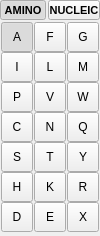
<?xml version="1.0" encoding="UTF-8"?>
<ui version="4.0">
 <class>MonomerToolWidget</class>
 <widget class="QWidget" name="MonomerToolWidget">
  <property name="geometry">
   <rect>
    <x>0</x>
    <y>0</y>
    <width>100</width>
    <height>236</height>
   </rect>
  </property>
  <property name="windowTitle">
   <string>Form</string>
  </property>
  <layout class="QVBoxLayout" name="verticalLayout">
   <property name="spacing">
    <number>2</number>
   </property>
   <property name="leftMargin">
    <number>0</number>
   </property>
   <property name="topMargin">
    <number>0</number>
   </property>
   <property name="rightMargin">
    <number>0</number>
   </property>
   <property name="bottomMargin">
    <number>0</number>
   </property>
   <item>
    <layout class="QHBoxLayout" name="horizontalLayout">
     <property name="spacing">
      <number>2</number>
     </property>
     <item>
      <widget class="QToolButton" name="amino_monomer_btn">
       <property name="sizePolicy">
        <sizepolicy hsizetype="Minimum" vsizetype="Fixed">
         <horstretch>0</horstretch>
         <verstretch>0</verstretch>
        </sizepolicy>
       </property>
       <property name="minimumSize">
        <size>
         <width>46</width>
         <height>0</height>
        </size>
       </property>
       <property name="font">
        <font>
         <pointsize>8</pointsize>
         <bold>true</bold>
        </font>
       </property>
       <property name="text">
        <string>AMINO</string>
       </property>
       <property name="checkable">
        <bool>true</bool>
       </property>
       <property name="checked">
        <bool>true</bool>
       </property>
       <attribute name="buttonGroup">
        <string notr="true">amino_or_nucleic_group</string>
       </attribute>
      </widget>
     </item>
     <item>
      <widget class="QToolButton" name="nucleic_monomer_btn">
       <property name="minimumSize">
        <size>
         <width>50</width>
         <height>0</height>
        </size>
       </property>
       <property name="font">
        <font>
         <pointsize>8</pointsize>
         <bold>true</bold>
        </font>
       </property>
       <property name="text">
        <string>NUCLEIC</string>
       </property>
       <property name="checkable">
        <bool>true</bool>
       </property>
       <attribute name="buttonGroup">
        <string notr="true">amino_or_nucleic_group</string>
       </attribute>
      </widget>
     </item>
    </layout>
   </item>
   <item>
    <widget class="QStackedWidget" name="amino_or_nucleic_stack">
     <property name="currentIndex">
      <number>1</number>
     </property>
     <widget class="QWidget" name="nucleic_page">
      <layout class="QGridLayout" name="gridLayout_2">
       <property name="leftMargin">
        <number>0</number>
       </property>
       <property name="topMargin">
        <number>0</number>
       </property>
       <property name="rightMargin">
        <number>0</number>
       </property>
       <property name="bottomMargin">
        <number>0</number>
       </property>
       <property name="spacing">
        <number>0</number>
       </property>
       <item row="0" column="0" colspan="4">
        <widget class="schrodinger::sketcher::ModularToolButton" name="na_rna_btn">
         <property name="minimumSize">
          <size>
           <width>96</width>
           <height>32</height>
          </size>
         </property>
         <property name="maximumSize">
          <size>
           <width>96</width>
           <height>32</height>
          </size>
         </property>
         <property name="text">
          <string/>
         </property>
         <property name="checkable">
          <bool>true</bool>
         </property>
         <property name="checked">
          <bool>true</bool>
         </property>
         <attribute name="buttonGroup">
          <string notr="true">nucleic_monomer_group</string>
         </attribute>
        </widget>
       </item>
       <item row="4" column="0">
        <widget class="QToolButton" name="na_g_btn">
         <property name="minimumSize">
          <size>
           <width>32</width>
           <height>30</height>
          </size>
         </property>
         <property name="maximumSize">
          <size>
           <width>32</width>
           <height>32</height>
          </size>
         </property>
         <property name="text">
          <string>G</string>
         </property>
         <property name="iconSize">
          <size>
           <width>30</width>
           <height>32</height>
          </size>
         </property>
         <property name="checkable">
          <bool>true</bool>
         </property>
         <attribute name="buttonGroup">
          <string notr="true">nucleic_monomer_group</string>
         </attribute>
        </widget>
       </item>
       <item row="4" column="1">
        <widget class="QToolButton" name="na_u_btn">
         <property name="minimumSize">
          <size>
           <width>32</width>
           <height>30</height>
          </size>
         </property>
         <property name="maximumSize">
          <size>
           <width>32</width>
           <height>32</height>
          </size>
         </property>
         <property name="text">
          <string>U</string>
         </property>
         <property name="iconSize">
          <size>
           <width>30</width>
           <height>32</height>
          </size>
         </property>
         <property name="checkable">
          <bool>true</bool>
         </property>
         <attribute name="buttonGroup">
          <string notr="true">nucleic_monomer_group</string>
         </attribute>
        </widget>
       </item>
       <item row="1" column="0" colspan="3">
        <widget class="schrodinger::sketcher::ModularToolButton" name="na_dna_btn">
         <property name="minimumSize">
          <size>
           <width>90</width>
           <height>32</height>
          </size>
         </property>
         <property name="maximumSize">
          <size>
           <width>96</width>
           <height>32</height>
          </size>
         </property>
         <property name="text">
          <string/>
         </property>
         <property name="iconSize">
          <size>
           <width>90</width>
           <height>32</height>
          </size>
         </property>
         <property name="checkable">
          <bool>true</bool>
         </property>
         <attribute name="buttonGroup">
          <string notr="true">nucleic_monomer_group</string>
         </attribute>
        </widget>
       </item>
       <item row="6" column="0">
        <spacer name="verticalSpacer_2">
         <property name="orientation">
          <enum>Qt::Vertical</enum>
         </property>
         <property name="sizeType">
          <enum>QSizePolicy::Fixed</enum>
         </property>
         <property name="sizeHint" stdset="0">
          <size>
           <width>0</width>
           <height>7</height>
          </size>
         </property>
        </spacer>
       </item>
       <item row="7" column="1">
        <widget class="QToolButton" name="na_dr_btn">
         <property name="minimumSize">
          <size>
           <width>32</width>
           <height>30</height>
          </size>
         </property>
         <property name="maximumSize">
          <size>
           <width>32</width>
           <height>32</height>
          </size>
         </property>
         <property name="text">
          <string>dR</string>
         </property>
         <property name="iconSize">
          <size>
           <width>30</width>
           <height>32</height>
          </size>
         </property>
         <property name="checkable">
          <bool>true</bool>
         </property>
         <attribute name="buttonGroup">
          <string notr="true">nucleic_monomer_group</string>
         </attribute>
        </widget>
       </item>
       <item row="7" column="2">
        <widget class="QToolButton" name="na_p_btn">
         <property name="minimumSize">
          <size>
           <width>32</width>
           <height>30</height>
          </size>
         </property>
         <property name="maximumSize">
          <size>
           <width>32</width>
           <height>32</height>
          </size>
         </property>
         <property name="text">
          <string>P</string>
         </property>
         <property name="iconSize">
          <size>
           <width>30</width>
           <height>32</height>
          </size>
         </property>
         <property name="checkable">
          <bool>true</bool>
         </property>
         <attribute name="buttonGroup">
          <string notr="true">nucleic_monomer_group</string>
         </attribute>
        </widget>
       </item>
       <item row="7" column="0">
        <widget class="QToolButton" name="na_r_btn">
         <property name="minimumSize">
          <size>
           <width>32</width>
           <height>30</height>
          </size>
         </property>
         <property name="maximumSize">
          <size>
           <width>32</width>
           <height>32</height>
          </size>
         </property>
         <property name="text">
          <string>R</string>
         </property>
         <property name="iconSize">
          <size>
           <width>30</width>
           <height>32</height>
          </size>
         </property>
         <property name="checkable">
          <bool>true</bool>
         </property>
         <attribute name="buttonGroup">
          <string notr="true">nucleic_monomer_group</string>
         </attribute>
        </widget>
       </item>
       <item row="3" column="0">
        <widget class="QToolButton" name="na_a_btn">
         <property name="minimumSize">
          <size>
           <width>32</width>
           <height>30</height>
          </size>
         </property>
         <property name="maximumSize">
          <size>
           <width>32</width>
           <height>32</height>
          </size>
         </property>
         <property name="text">
          <string>A</string>
         </property>
         <property name="iconSize">
          <size>
           <width>30</width>
           <height>32</height>
          </size>
         </property>
         <property name="checkable">
          <bool>true</bool>
         </property>
         <attribute name="buttonGroup">
          <string notr="true">nucleic_monomer_group</string>
         </attribute>
        </widget>
       </item>
       <item row="9" column="0">
        <spacer name="verticalSpacer_4">
         <property name="orientation">
          <enum>Qt::Vertical</enum>
         </property>
         <property name="sizeHint" stdset="0">
          <size>
           <width>0</width>
           <height>0</height>
          </size>
         </property>
        </spacer>
       </item>
       <item row="3" column="1">
        <widget class="QToolButton" name="na_c_btn">
         <property name="minimumSize">
          <size>
           <width>32</width>
           <height>30</height>
          </size>
         </property>
         <property name="maximumSize">
          <size>
           <width>32</width>
           <height>32</height>
          </size>
         </property>
         <property name="text">
          <string>C</string>
         </property>
         <property name="iconSize">
          <size>
           <width>30</width>
           <height>32</height>
          </size>
         </property>
         <property name="checkable">
          <bool>true</bool>
         </property>
         <attribute name="buttonGroup">
          <string notr="true">nucleic_monomer_group</string>
         </attribute>
        </widget>
       </item>
       <item row="2" column="0">
        <spacer name="verticalSpacer_3">
         <property name="orientation">
          <enum>Qt::Vertical</enum>
         </property>
         <property name="sizeType">
          <enum>QSizePolicy::Fixed</enum>
         </property>
         <property name="sizeHint" stdset="0">
          <size>
           <width>0</width>
           <height>7</height>
          </size>
         </property>
        </spacer>
       </item>
       <item row="4" column="2">
        <widget class="QToolButton" name="na_t_btn">
         <property name="minimumSize">
          <size>
           <width>32</width>
           <height>30</height>
          </size>
         </property>
         <property name="maximumSize">
          <size>
           <width>32</width>
           <height>32</height>
          </size>
         </property>
         <property name="text">
          <string>T</string>
         </property>
         <property name="iconSize">
          <size>
           <width>30</width>
           <height>32</height>
          </size>
         </property>
         <property name="checkable">
          <bool>true</bool>
         </property>
         <attribute name="buttonGroup">
          <string notr="true">nucleic_monomer_group</string>
         </attribute>
        </widget>
       </item>
       <item row="3" column="2">
        <widget class="QToolButton" name="na_n_btn">
         <property name="minimumSize">
          <size>
           <width>32</width>
           <height>30</height>
          </size>
         </property>
         <property name="maximumSize">
          <size>
           <width>32</width>
           <height>32</height>
          </size>
         </property>
         <property name="text">
          <string>N</string>
         </property>
         <property name="iconSize">
          <size>
           <width>30</width>
           <height>32</height>
          </size>
         </property>
         <property name="checkable">
          <bool>true</bool>
         </property>
         <attribute name="buttonGroup">
          <string notr="true">nucleic_monomer_group</string>
         </attribute>
        </widget>
       </item>
      </layout>
     </widget>
     <widget class="QWidget" name="amino_page">
      <layout class="QGridLayout" name="gridLayout">
       <property name="leftMargin">
        <number>0</number>
       </property>
       <property name="topMargin">
        <number>0</number>
       </property>
       <property name="rightMargin">
        <number>0</number>
       </property>
       <property name="bottomMargin">
        <number>0</number>
       </property>
       <property name="spacing">
        <number>0</number>
       </property>
       <item row="7" column="0">
        <spacer name="verticalSpacer">
         <property name="orientation">
          <enum>Qt::Vertical</enum>
         </property>
         <property name="sizeHint" stdset="0">
          <size>
           <width>0</width>
           <height>0</height>
          </size>
         </property>
        </spacer>
       </item>
       <item row="6" column="1">
        <widget class="QToolButton" name="glu_btn">
         <property name="minimumSize">
          <size>
           <width>32</width>
           <height>30</height>
          </size>
         </property>
         <property name="maximumSize">
          <size>
           <width>32</width>
           <height>32</height>
          </size>
         </property>
         <property name="text">
          <string>E</string>
         </property>
         <property name="iconSize">
          <size>
           <width>30</width>
           <height>32</height>
          </size>
         </property>
         <property name="checkable">
          <bool>true</bool>
         </property>
         <attribute name="buttonGroup">
          <string notr="true">amino_monomer_group</string>
         </attribute>
        </widget>
       </item>
       <item row="4" column="1">
        <widget class="QToolButton" name="thr_btn">
         <property name="minimumSize">
          <size>
           <width>32</width>
           <height>30</height>
          </size>
         </property>
         <property name="maximumSize">
          <size>
           <width>32</width>
           <height>32</height>
          </size>
         </property>
         <property name="text">
          <string>T</string>
         </property>
         <property name="iconSize">
          <size>
           <width>30</width>
           <height>32</height>
          </size>
         </property>
         <property name="checkable">
          <bool>true</bool>
         </property>
         <attribute name="buttonGroup">
          <string notr="true">amino_monomer_group</string>
         </attribute>
        </widget>
       </item>
       <item row="6" column="0">
        <widget class="QToolButton" name="asp_btn">
         <property name="minimumSize">
          <size>
           <width>32</width>
           <height>30</height>
          </size>
         </property>
         <property name="maximumSize">
          <size>
           <width>32</width>
           <height>32</height>
          </size>
         </property>
         <property name="text">
          <string>D</string>
         </property>
         <property name="iconSize">
          <size>
           <width>30</width>
           <height>32</height>
          </size>
         </property>
         <property name="checkable">
          <bool>true</bool>
         </property>
         <attribute name="buttonGroup">
          <string notr="true">amino_monomer_group</string>
         </attribute>
        </widget>
       </item>
       <item row="2" column="2">
        <widget class="QToolButton" name="trp_btn">
         <property name="minimumSize">
          <size>
           <width>32</width>
           <height>30</height>
          </size>
         </property>
         <property name="maximumSize">
          <size>
           <width>32</width>
           <height>32</height>
          </size>
         </property>
         <property name="text">
          <string>W</string>
         </property>
         <property name="iconSize">
          <size>
           <width>30</width>
           <height>32</height>
          </size>
         </property>
         <property name="checkable">
          <bool>true</bool>
         </property>
         <attribute name="buttonGroup">
          <string notr="true">amino_monomer_group</string>
         </attribute>
        </widget>
       </item>
       <item row="0" column="1">
        <widget class="QToolButton" name="phe_btn">
         <property name="minimumSize">
          <size>
           <width>32</width>
           <height>30</height>
          </size>
         </property>
         <property name="maximumSize">
          <size>
           <width>32</width>
           <height>32</height>
          </size>
         </property>
         <property name="text">
          <string>F</string>
         </property>
         <property name="iconSize">
          <size>
           <width>30</width>
           <height>32</height>
          </size>
         </property>
         <property name="checkable">
          <bool>true</bool>
         </property>
         <attribute name="buttonGroup">
          <string notr="true">amino_monomer_group</string>
         </attribute>
        </widget>
       </item>
       <item row="5" column="1">
        <widget class="QToolButton" name="lys_btn">
         <property name="minimumSize">
          <size>
           <width>32</width>
           <height>30</height>
          </size>
         </property>
         <property name="maximumSize">
          <size>
           <width>32</width>
           <height>32</height>
          </size>
         </property>
         <property name="text">
          <string>K</string>
         </property>
         <property name="iconSize">
          <size>
           <width>30</width>
           <height>32</height>
          </size>
         </property>
         <property name="checkable">
          <bool>true</bool>
         </property>
         <attribute name="buttonGroup">
          <string notr="true">amino_monomer_group</string>
         </attribute>
        </widget>
       </item>
       <item row="1" column="1">
        <widget class="QToolButton" name="leu_btn">
         <property name="minimumSize">
          <size>
           <width>32</width>
           <height>30</height>
          </size>
         </property>
         <property name="maximumSize">
          <size>
           <width>32</width>
           <height>32</height>
          </size>
         </property>
         <property name="text">
          <string>L</string>
         </property>
         <property name="iconSize">
          <size>
           <width>30</width>
           <height>32</height>
          </size>
         </property>
         <property name="checkable">
          <bool>true</bool>
         </property>
         <attribute name="buttonGroup">
          <string notr="true">amino_monomer_group</string>
         </attribute>
        </widget>
       </item>
       <item row="0" column="2">
        <widget class="QToolButton" name="gly_btn">
         <property name="minimumSize">
          <size>
           <width>32</width>
           <height>30</height>
          </size>
         </property>
         <property name="maximumSize">
          <size>
           <width>32</width>
           <height>32</height>
          </size>
         </property>
         <property name="text">
          <string>G</string>
         </property>
         <property name="iconSize">
          <size>
           <width>30</width>
           <height>32</height>
          </size>
         </property>
         <property name="checkable">
          <bool>true</bool>
         </property>
         <attribute name="buttonGroup">
          <string notr="true">amino_monomer_group</string>
         </attribute>
        </widget>
       </item>
       <item row="1" column="0">
        <widget class="QToolButton" name="ile_btn">
         <property name="minimumSize">
          <size>
           <width>32</width>
           <height>30</height>
          </size>
         </property>
         <property name="maximumSize">
          <size>
           <width>32</width>
           <height>32</height>
          </size>
         </property>
         <property name="text">
          <string>I</string>
         </property>
         <property name="iconSize">
          <size>
           <width>30</width>
           <height>32</height>
          </size>
         </property>
         <property name="checkable">
          <bool>true</bool>
         </property>
         <attribute name="buttonGroup">
          <string notr="true">amino_monomer_group</string>
         </attribute>
        </widget>
       </item>
       <item row="5" column="0">
        <widget class="QToolButton" name="his_btn">
         <property name="minimumSize">
          <size>
           <width>32</width>
           <height>30</height>
          </size>
         </property>
         <property name="maximumSize">
          <size>
           <width>32</width>
           <height>32</height>
          </size>
         </property>
         <property name="text">
          <string>H</string>
         </property>
         <property name="iconSize">
          <size>
           <width>30</width>
           <height>32</height>
          </size>
         </property>
         <property name="checkable">
          <bool>true</bool>
         </property>
         <attribute name="buttonGroup">
          <string notr="true">amino_monomer_group</string>
         </attribute>
        </widget>
       </item>
       <item row="1" column="2">
        <widget class="QToolButton" name="met_btn">
         <property name="minimumSize">
          <size>
           <width>32</width>
           <height>30</height>
          </size>
         </property>
         <property name="maximumSize">
          <size>
           <width>32</width>
           <height>32</height>
          </size>
         </property>
         <property name="text">
          <string>M</string>
         </property>
         <property name="iconSize">
          <size>
           <width>30</width>
           <height>32</height>
          </size>
         </property>
         <property name="checkable">
          <bool>true</bool>
         </property>
         <attribute name="buttonGroup">
          <string notr="true">amino_monomer_group</string>
         </attribute>
        </widget>
       </item>
       <item row="0" column="0">
        <widget class="QToolButton" name="ala_btn">
         <property name="minimumSize">
          <size>
           <width>32</width>
           <height>30</height>
          </size>
         </property>
         <property name="maximumSize">
          <size>
           <width>32</width>
           <height>32</height>
          </size>
         </property>
         <property name="text">
          <string>A</string>
         </property>
         <property name="iconSize">
          <size>
           <width>30</width>
           <height>32</height>
          </size>
         </property>
         <property name="checkable">
          <bool>true</bool>
         </property>
         <property name="checked">
          <bool>true</bool>
         </property>
         <attribute name="buttonGroup">
          <string notr="true">amino_monomer_group</string>
         </attribute>
        </widget>
       </item>
       <item row="4" column="2">
        <widget class="QToolButton" name="tyr_btn">
         <property name="minimumSize">
          <size>
           <width>32</width>
           <height>30</height>
          </size>
         </property>
         <property name="maximumSize">
          <size>
           <width>32</width>
           <height>32</height>
          </size>
         </property>
         <property name="text">
          <string>Y</string>
         </property>
         <property name="iconSize">
          <size>
           <width>30</width>
           <height>32</height>
          </size>
         </property>
         <property name="checkable">
          <bool>true</bool>
         </property>
         <attribute name="buttonGroup">
          <string notr="true">amino_monomer_group</string>
         </attribute>
        </widget>
       </item>
       <item row="5" column="2">
        <widget class="QToolButton" name="arg_btn">
         <property name="minimumSize">
          <size>
           <width>32</width>
           <height>30</height>
          </size>
         </property>
         <property name="maximumSize">
          <size>
           <width>32</width>
           <height>32</height>
          </size>
         </property>
         <property name="text">
          <string>R</string>
         </property>
         <property name="iconSize">
          <size>
           <width>30</width>
           <height>32</height>
          </size>
         </property>
         <property name="checkable">
          <bool>true</bool>
         </property>
         <attribute name="buttonGroup">
          <string notr="true">amino_monomer_group</string>
         </attribute>
        </widget>
       </item>
       <item row="3" column="2">
        <widget class="QToolButton" name="gln_btn">
         <property name="minimumSize">
          <size>
           <width>32</width>
           <height>30</height>
          </size>
         </property>
         <property name="maximumSize">
          <size>
           <width>32</width>
           <height>32</height>
          </size>
         </property>
         <property name="text">
          <string>Q</string>
         </property>
         <property name="iconSize">
          <size>
           <width>30</width>
           <height>32</height>
          </size>
         </property>
         <property name="checkable">
          <bool>true</bool>
         </property>
         <attribute name="buttonGroup">
          <string notr="true">amino_monomer_group</string>
         </attribute>
        </widget>
       </item>
       <item row="2" column="0">
        <widget class="QToolButton" name="pro_btn">
         <property name="minimumSize">
          <size>
           <width>32</width>
           <height>30</height>
          </size>
         </property>
         <property name="maximumSize">
          <size>
           <width>32</width>
           <height>32</height>
          </size>
         </property>
         <property name="text">
          <string>P</string>
         </property>
         <property name="iconSize">
          <size>
           <width>30</width>
           <height>32</height>
          </size>
         </property>
         <property name="checkable">
          <bool>true</bool>
         </property>
         <attribute name="buttonGroup">
          <string notr="true">amino_monomer_group</string>
         </attribute>
        </widget>
       </item>
       <item row="4" column="0">
        <widget class="QToolButton" name="ser_btn">
         <property name="minimumSize">
          <size>
           <width>32</width>
           <height>30</height>
          </size>
         </property>
         <property name="maximumSize">
          <size>
           <width>32</width>
           <height>32</height>
          </size>
         </property>
         <property name="text">
          <string>S</string>
         </property>
         <property name="iconSize">
          <size>
           <width>30</width>
           <height>32</height>
          </size>
         </property>
         <property name="checkable">
          <bool>true</bool>
         </property>
         <attribute name="buttonGroup">
          <string notr="true">amino_monomer_group</string>
         </attribute>
        </widget>
       </item>
       <item row="6" column="2">
        <widget class="QToolButton" name="unk_btn">
         <property name="minimumSize">
          <size>
           <width>32</width>
           <height>30</height>
          </size>
         </property>
         <property name="maximumSize">
          <size>
           <width>32</width>
           <height>32</height>
          </size>
         </property>
         <property name="text">
          <string>X</string>
         </property>
         <property name="iconSize">
          <size>
           <width>30</width>
           <height>32</height>
          </size>
         </property>
         <property name="checkable">
          <bool>true</bool>
         </property>
         <attribute name="buttonGroup">
          <string notr="true">amino_monomer_group</string>
         </attribute>
        </widget>
       </item>
       <item row="3" column="0">
        <widget class="QToolButton" name="cys_btn">
         <property name="minimumSize">
          <size>
           <width>32</width>
           <height>30</height>
          </size>
         </property>
         <property name="maximumSize">
          <size>
           <width>32</width>
           <height>32</height>
          </size>
         </property>
         <property name="text">
          <string>C</string>
         </property>
         <property name="iconSize">
          <size>
           <width>30</width>
           <height>32</height>
          </size>
         </property>
         <property name="checkable">
          <bool>true</bool>
         </property>
         <attribute name="buttonGroup">
          <string notr="true">amino_monomer_group</string>
         </attribute>
        </widget>
       </item>
       <item row="2" column="1">
        <widget class="QToolButton" name="val_btn">
         <property name="minimumSize">
          <size>
           <width>32</width>
           <height>30</height>
          </size>
         </property>
         <property name="maximumSize">
          <size>
           <width>32</width>
           <height>32</height>
          </size>
         </property>
         <property name="text">
          <string>V</string>
         </property>
         <property name="iconSize">
          <size>
           <width>30</width>
           <height>32</height>
          </size>
         </property>
         <property name="checkable">
          <bool>true</bool>
         </property>
         <attribute name="buttonGroup">
          <string notr="true">amino_monomer_group</string>
         </attribute>
        </widget>
       </item>
       <item row="3" column="1">
        <widget class="QToolButton" name="asn_btn">
         <property name="minimumSize">
          <size>
           <width>32</width>
           <height>30</height>
          </size>
         </property>
         <property name="maximumSize">
          <size>
           <width>32</width>
           <height>32</height>
          </size>
         </property>
         <property name="text">
          <string>N</string>
         </property>
         <property name="iconSize">
          <size>
           <width>30</width>
           <height>32</height>
          </size>
         </property>
         <property name="checkable">
          <bool>true</bool>
         </property>
         <attribute name="buttonGroup">
          <string notr="true">amino_monomer_group</string>
         </attribute>
        </widget>
       </item>
      </layout>
     </widget>
    </widget>
   </item>
  </layout>
 </widget>
 <customwidgets>
  <customwidget>
   <class>schrodinger::sketcher::ModularToolButton</class>
   <extends>QToolButton</extends>
   <header>schrodinger/sketcher/widget/modular_tool_button.h</header>
  </customwidget>
 </customwidgets>
 <resources/>
 <connections/>
 <buttongroups>
  <buttongroup name="amino_monomer_group"/>
  <buttongroup name="amino_or_nucleic_group"/>
  <buttongroup name="nucleic_monomer_group"/>
 </buttongroups>
</ui>
